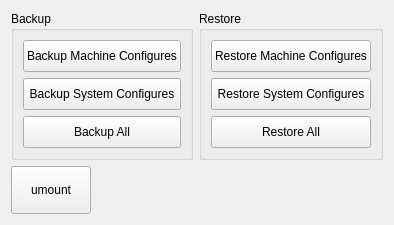
     <widget class="QWidget" name="tab">
      <attribute name="title">
       <string>BackUp/Restore</string>
      </attribute>
      <layout class="QVBoxLayout" name="verticalLayout_5">
       <item>
        <layout class="QHBoxLayout" name="horizontalLayout_4">
         <item>
          <widget class="QGroupBox" name="groupBox">
           <property name="title">
            <string>Backup</string>
           </property>
           <layout class="QVBoxLayout" name="verticalLayout_3">
            <item>
             <widget class="QPushButton" name="backupMachineButton">
              <property name="minimumSize">
               <size>
                <width>0</width>
                <height>32</height>
               </size>
              </property>
              <property name="text">
               <string>Backup Machine Configures</string>
              </property>
             </widget>
            </item>
            <item>
             <widget class="QPushButton" name="backupSystemButton">
              <property name="minimumSize">
               <size>
                <width>0</width>
                <height>32</height>
               </size>
              </property>
              <property name="text">
               <string>Backup System Configures</string>
              </property>
             </widget>
            </item>
            <item>
             <widget class="QPushButton" name="backupAllButton">
              <property name="minimumSize">
               <size>
                <width>0</width>
                <height>32</height>
               </size>
              </property>
              <property name="text">
               <string>Backup All</string>
              </property>
             </widget>
            </item>
           </layout>
          </widget>
         </item>
         <item>
          <widget class="QGroupBox" name="groupBox_2">
           <property name="title">
            <string>Restore</string>
           </property>
           <layout class="QVBoxLayout" name="verticalLayout_4">
            <item>
             <widget class="QPushButton" name="restoreMachineButton">
              <property name="minimumSize">
               <size>
                <width>0</width>
                <height>32</height>
               </size>
              </property>
              <property name="text">
               <string>Restore Machine Configures</string>
              </property>
             </widget>
            </item>
            <item>
             <widget class="QPushButton" name="restoreSystemButton">
              <property name="minimumSize">
               <size>
                <width>0</width>
                <height>32</height>
               </size>
              </property>
              <property name="text">
               <string>Restore System Configures</string>
              </property>
             </widget>
            </item>
            <item>
             <widget class="QPushButton" name="restoreAllButton">
              <property name="minimumSize">
               <size>
                <width>0</width>
                <height>32</height>
               </size>
              </property>
              <property name="text">
               <string>Restore All</string>
              </property>
             </widget>
            </item>
           </layout>
          </widget>
         </item>
        </layout>
       </item>
       <item>
        <widget class="QPushButton" name="umountButton">
         <property name="sizePolicy">
          <sizepolicy hsizetype="Fixed" vsizetype="Fixed">
           <horstretch>0</horstretch>
           <verstretch>0</verstretch>
          </sizepolicy>
         </property>
         <property name="minimumSize">
          <size>
           <width>80</width>
           <height>48</height>
          </size>
         </property>
         <property name="maximumSize">
          <size>
           <width>80</width>
           <height>48</height>
          </size>
         </property>
         <property name="sizeIncrement">
          <size>
           <width>0</width>
           <height>0</height>
          </size>
         </property>
         <property name="baseSize">
          <size>
           <width>0</width>
           <height>0</height>
          </size>
         </property>
         <property name="text">
          <string>umount</string>
         </property>
        </widget>
       </item>
      </layout>
     </widget>
